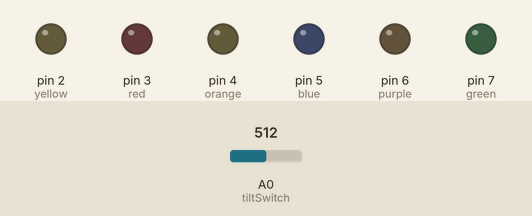
Bench run of a sketch on a simulated Arduino Uno, built with avr-gcc and run on an emulated ATmega328P. Shown: output pins drawn as LEDs (lit = HIGH). The inputs (shaded band) are chosen by the test bench; at power-on: A0 (tiltSwitch) = 512.

Above: at 1.2 s.
1.3 s: A0 (tiltSwitch) set to 53
2.8 s: A0 (tiltSwitch) set to 46
At 3.3 s:
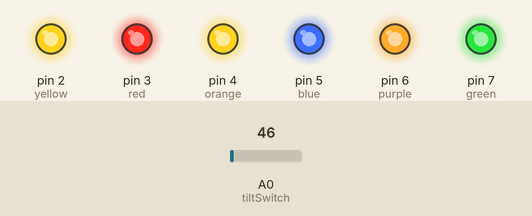
4.3 s: A0 (tiltSwitch) set to 122
At 5.5 s:
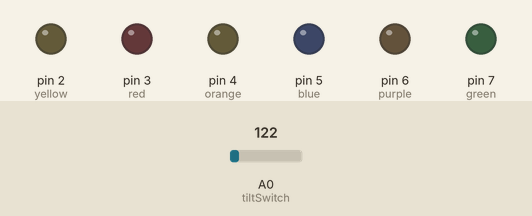
5.8 s: A0 (tiltSwitch) set to 40
At 6.8 s:
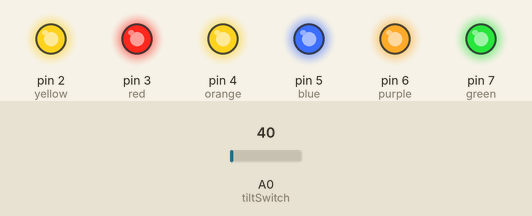
Timing chart, 0 to 8.3 s (numbered marks = the images above; inputs shaded):
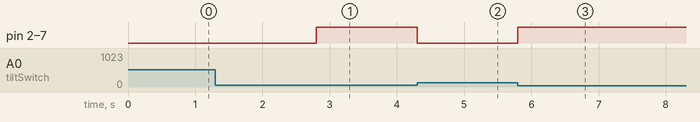

The sketch:

gem-trigger.ino
```cpp
const int tiltSwitch = A0;
int closed;
const int yellow = 2;
const int red = 3;
const int orange = 4;
const int blue = 5;
const int purple = 6;
const int green = 7;

void setup() {
// setup pinmode for each color
Serial.begin(9600) ;
pinMode(yellow, OUTPUT);
pinMode(orange, OUTPUT);
pinMode(red, OUTPUT);
pinMode(purple, OUTPUT);
pinMode(green, OUTPUT) ;
pinMode(blue, OUTPUT);
}
void loop() {
// if the fingers are down, the lights turn on
closed = analogRead(tiltSwitch);
if (closed <50){
digitalWrite(yellow, HIGH);
digitalWrite(red, HIGH) ;
digitalWrite (orange, HIGH);
digitalWrite(blue, HIGH) ;
digitalWrite(purple, HIGH) ;
digitalWrite(green, HIGH);
}
else {
digitalWrite(yellow, LOW);
digitalWrite(red, LOW) ;
digitalWrite (orange, LOW);
digitalWrite(blue, LOW) ;
digitalWrite(purple, LOW) ;
digitalWrite(green, LOW);
}
}
```

Measured:
- the behaviour switches between 50 and 49 on A0 (tiltSwitch) (found by bisection; images 0 and 1)
- after the input at 1.3 s, every drawn part: stays the same
- after the input at 2.8 s, pin 2 (yellow), pin 3 (red), pin 4 (orange), pin 5 (blue), pin 6 (purple), pin 7 (green): LOW → HIGH at once
- after the input at 4.3 s, pin 2 (yellow), pin 3 (red), pin 4 (orange), pin 5 (blue), pin 6 (purple), pin 7 (green): HIGH → LOW at once
- after the input at 5.8 s, pin 2 (yellow), pin 3 (red), pin 4 (orange), pin 5 (blue), pin 6 (purple), pin 7 (green): LOW → HIGH at once
